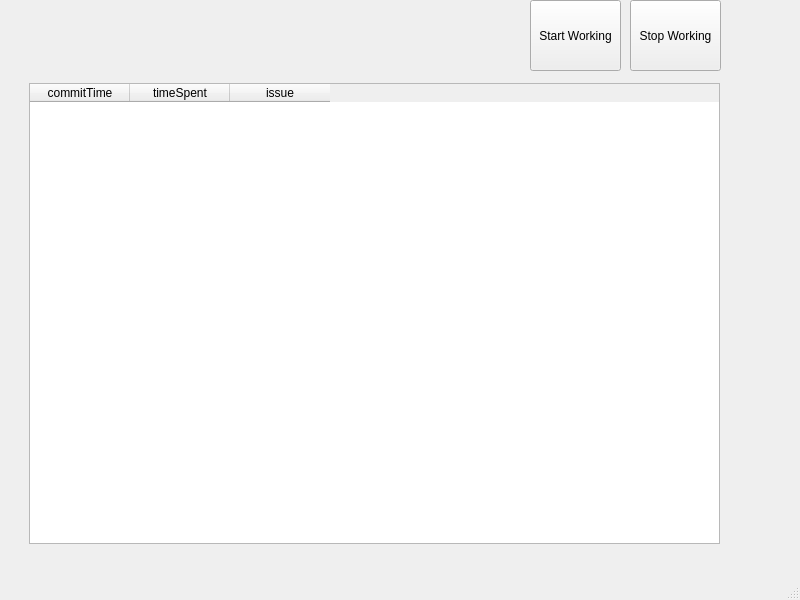
<?xml version="1.0" encoding="UTF-8"?>
<ui version="4.0">
 <class>MainWindow</class>
 <widget class="QMainWindow" name="MainWindow">
  <property name="geometry">
   <rect>
    <x>0</x>
    <y>0</y>
    <width>800</width>
    <height>600</height>
   </rect>
  </property>
  <property name="windowTitle">
   <string>MainWindow</string>
  </property>
  <widget class="QWidget" name="centralwidget">
   <widget class="QTableWidget" name="logTable">
    <property name="geometry">
     <rect>
      <x>29</x>
      <y>83</y>
      <width>691</width>
      <height>461</height>
     </rect>
    </property>
    <column>
     <property name="text">
      <string>commitTime</string>
     </property>
    </column>
    <column>
     <property name="text">
      <string>timeSpent</string>
     </property>
    </column>
    <column>
     <property name="text">
      <string>issue</string>
     </property>
    </column>
   </widget>
   <widget class="QPushButton" name="startButton">
    <property name="geometry">
     <rect>
      <x>530</x>
      <y>0</y>
      <width>91</width>
      <height>71</height>
     </rect>
    </property>
    <property name="text">
     <string>Start Working</string>
    </property>
   </widget>
   <widget class="QPushButton" name="stopButton">
    <property name="geometry">
     <rect>
      <x>630</x>
      <y>0</y>
      <width>91</width>
      <height>71</height>
     </rect>
    </property>
    <property name="text">
     <string>Stop Working</string>
    </property>
   </widget>
  </widget>
  <widget class="QMenuBar" name="menubar">
   <property name="geometry">
    <rect>
     <x>0</x>
     <y>0</y>
     <width>800</width>
     <height>20</height>
    </rect>
   </property>
  </widget>
  <widget class="QStatusBar" name="statusbar"/>
 </widget>
 <resources/>
 <connections/>
</ui>
